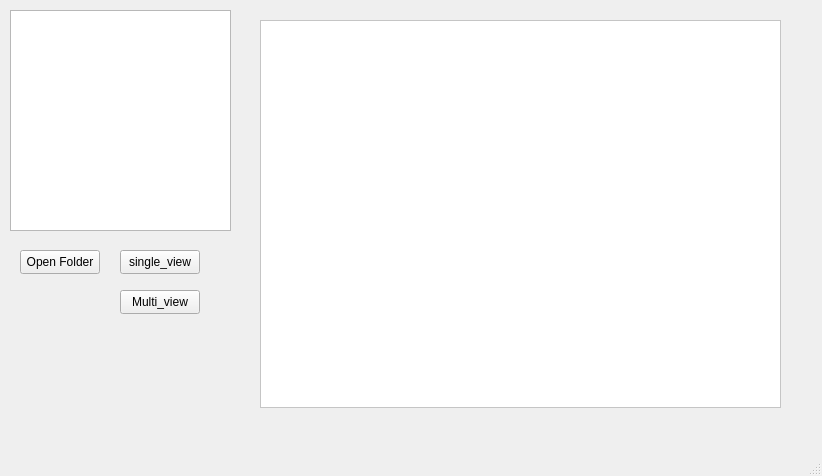
<?xml version="1.0" encoding="UTF-8"?>
<ui version="4.0">
 <class>MainWindow</class>
 <widget class="QMainWindow" name="MainWindow">
  <property name="geometry">
   <rect>
    <x>0</x>
    <y>0</y>
    <width>822</width>
    <height>476</height>
   </rect>
  </property>
  <property name="windowTitle">
   <string>MainWindow</string>
  </property>
  <widget class="QWidget" name="centralwidget">
   <widget class="QTreeView" name="treeView">
    <property name="geometry">
     <rect>
      <x>10</x>
      <y>10</y>
      <width>221</width>
      <height>221</height>
     </rect>
    </property>
   </widget>
   <widget class="QPushButton" name="pushButton">
    <property name="geometry">
     <rect>
      <x>20</x>
      <y>250</y>
      <width>80</width>
      <height>24</height>
     </rect>
    </property>
    <property name="text">
     <string>Open Folder</string>
    </property>
   </widget>
   <widget class="QStackedWidget" name="stackedWidget">
    <property name="geometry">
     <rect>
      <x>260</x>
      <y>10</y>
      <width>531</width>
      <height>421</height>
     </rect>
    </property>
    <property name="currentIndex">
     <number>0</number>
    </property>
    <widget class="QWidget" name="page">
     <widget class="QFrame" name="frame">
      <property name="geometry">
       <rect>
        <x>0</x>
        <y>10</y>
        <width>521</width>
        <height>388</height>
       </rect>
      </property>
      <property name="styleSheet">
       <string notr="true"> background-color: white;</string>
      </property>
      <property name="frameShape">
       <enum>QFrame::StyledPanel</enum>
      </property>
      <property name="frameShadow">
       <enum>QFrame::Raised</enum>
      </property>
      <layout class="QHBoxLayout" name="horizontalLayout">
       <item>
        <spacer name="verticalSpacer">
         <property name="orientation">
          <enum>Qt::Vertical</enum>
         </property>
         <property name="sizeHint" stdset="0">
          <size>
           <width>20</width>
           <height>368</height>
          </size>
         </property>
        </spacer>
       </item>
      </layout>
     </widget>
    </widget>
    <widget class="QWidget" name="page_2">
     <widget class="QListWidget" name="listWidget">
      <property name="geometry">
       <rect>
        <x>10</x>
        <y>10</y>
        <width>511</width>
        <height>411</height>
       </rect>
      </property>
     </widget>
    </widget>
   </widget>
   <widget class="QPushButton" name="pushButton_2">
    <property name="geometry">
     <rect>
      <x>120</x>
      <y>250</y>
      <width>80</width>
      <height>24</height>
     </rect>
    </property>
    <property name="text">
     <string>single_view</string>
    </property>
   </widget>
   <widget class="QPushButton" name="pushButton_3">
    <property name="geometry">
     <rect>
      <x>120</x>
      <y>290</y>
      <width>80</width>
      <height>24</height>
     </rect>
    </property>
    <property name="text">
     <string>Multi_view</string>
    </property>
   </widget>
  </widget>
  <widget class="QMenuBar" name="menubar">
   <property name="geometry">
    <rect>
     <x>0</x>
     <y>0</y>
     <width>822</width>
     <height>21</height>
    </rect>
   </property>
  </widget>
  <widget class="QStatusBar" name="statusbar"/>
 </widget>
 <resources/>
 <connections/>
</ui>
